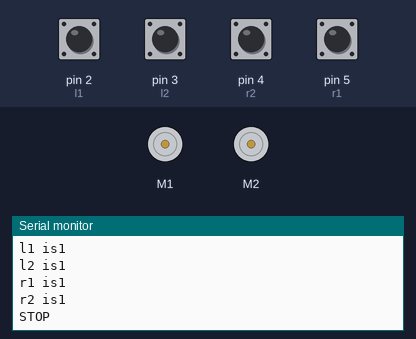
Simulated run of this sketch. Board: Arduino Uno, built with avr-gcc and run on an emulated ATmega328P. On the bench: 2 × DC motor (green arrow = forward, orange = backward, longer = faster), the last lines printed to the serial monitor. The inputs (shaded band) are chosen by the test bench; at power-on: pin 2 (l1), pin 3 (l2), pin 4 (r2), pin 5 (r1) HIGH.

Above: at 1.2 s.
1.3 s: pin 2 (l1) pulled LOW for 1 s
At 1.8 s:
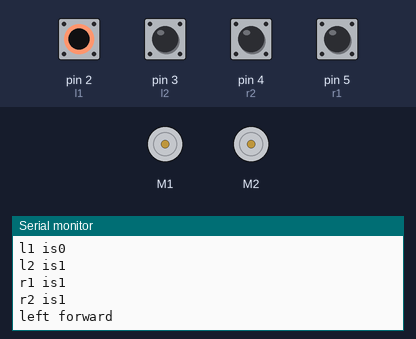
3.8 s: pin 3 (l2) pulled LOW for 1 s
6.3 s: pin 4 (r2) pulled LOW for 1 s
At 6.9 s:
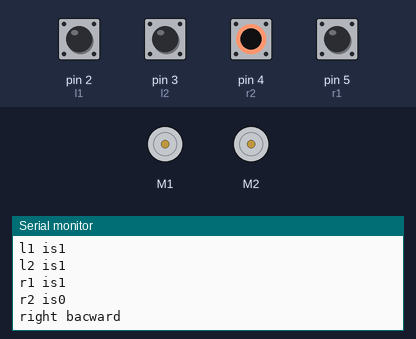
8.8 s: pin 5 (r1) pulled LOW for 1 s
At 9.6 s:
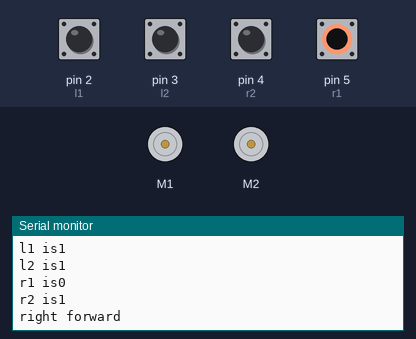

Measured:
- after the input at 1.3 s, the serial monitor: prints a new line after 0.25 s (image 1)
- after the input at 6.3 s, the serial monitor: prints a new line after 0.26 s (image 2)
- after the input at 8.8 s, the serial monitor: prints a new line after 0.25 s (image 3)

The sketch:

manual_motors.ino
```cpp
#include <Bounce2.h>
#include <DualVNH5019MotorShield.h>


//THESE ARE REMAPPED PIN CONFIGURATIONS.
#define en1d 6
#define m1ina 7
#define m1inb 8
#define m1pwm 9           //pwm pins are fixed
#define m2pwm 10          //these pins cant be changed
#define m2ina 11
#define m2inb 12
#define en2d 13

#define cs1 A0
#define cs2 A1


/*
   THESE ARE ORIGINAL DEFAULT PIN CONFIGURATIONS
   THEY ARE HERE JUST FOR REFERENCE
  #define m1ina 2
  #define m1inb 4
  #define en1d 6
  #define cs1 a0
  #define m2ina 7
  #define m2inb 8
  #define en2d 12
  #define cs2 a1
  #define m1pwm 9
  #define m2pwm 10
*/


DualVNH5019MotorShield hound (m1ina, m1inb, en1d, cs1, m2ina, m2inb, en2d, cs2);

#define l1 2
#define l2 3
#define r2 4
#define r1 5


Bounce debouncer1 = Bounce();
Bounce debouncer2 = Bounce();
Bounce debouncer3 = Bounce();
Bounce debouncer4 = Bounce();


int a;

/*void //stopIfFault()
  {
  if (hound.getM1Fault())
  {
    Serial.println("M1 fault");
    while (1);
  }
  if (hound.getM2Fault())
  {
    Serial.println("M2 fault");
    while (1);
  }
  }*/


void setup()
{
  pinMode(l1, INPUT_PULLUP);
  debouncer1.attach(l1);
  debouncer1.interval(5); // interval in ms
  pinMode(l2, INPUT_PULLUP);
  debouncer2.attach(l2);
  debouncer2.interval(5); // interval in ms
  pinMode(r1, INPUT_PULLUP);
  debouncer3.attach(r1);
  debouncer3.interval(5); // interval in ms
  pinMode(r2, INPUT_PULLUP);
  debouncer4.attach(r2);
  debouncer4.interval(5); // interval in ms

  /* pinMode( m1ina, OUTPUT);
    pinMode( m1inb , OUTPUT);
    pinMode( m2ina , OUTPUT);
    pinMode( m2inb , OUTPUT);
    pinMode( m1pwm , OUTPUT);
    pinMode( m2pwm , OUTPUT);*/
  Serial.begin(9600);
}

void loop()
{
  debouncer1.update();
  debouncer2.update();
  debouncer3.update();
  debouncer4.update();

  int lf = debouncer1.read();
  int lb = debouncer2.read();
  int rf = debouncer3.read();
  int rb = debouncer4.read();

  Serial.print("l1 is");
  Serial.println(lf);
  Serial.print("l2 is");
  Serial.println(lb);
  Serial.print("r1 is");
  Serial.println(rf);
  Serial.print("r2 is");
  Serial.println(rb);


  if (lf == 0 && lb == 1 && rf == 0 && rb == 1)
  {
    hound.setM1Speed(a);
    hound.setM2Speed(a);
    //stopIfFault();
    Serial.println("Both forward");
    Serial.println(" M1 current=");
    Serial.println(hound.getM1CurrentMilliamps());
    Serial.println(" M2 current=");
    Serial.println(hound.getM2CurrentMilliamps());
    Serial.println("-------------------");
  }

  if (lf == 1 && lb == 0 && rf == 1 && rb == 0)
  {
    hound.setM1Speed(a);
    hound.setM2Speed(a);
    //stopIfFault();
    Serial.println("Both backward");
    Serial.println(" M1 current=");
    Serial.println(hound.getM1CurrentMilliamps());
    Serial.println(" M2 current=");
    Serial.println(hound.getM2CurrentMilliamps());
    Serial.println("-------------------");
  }

  if (lf == 0 && lb == 1 && rf == 1 && rb == 1)
  {
    hound.setM1Speed(a);
    hound.setM2Speed(0);
    //stopIfFault();
    Serial.println("left forward");
    Serial.println(" M1 current=");
    Serial.println(hound.getM1CurrentMilliamps());
    Serial.println(" M2 current=");
    Serial.println(hound.getM2CurrentMilliamps());
    Serial.println("-------------------");
  }

  if (lf == 1 && lb == 0 && rf == 1 && rb == 1)
  {
    hound.setM1Speed(-a);
    hound.setM2Speed(0);
    //stopIfFault();
    Serial.println("left bacward");
    Serial.println(" M1 current=");
    Serial.println(hound.getM1CurrentMilliamps());
    Serial.println(" M2 current=");
    Serial.println(hound.getM2CurrentMilliamps());
    Serial.println("-------------------");
  }
  if (lf == 1 && lb == 1 && rf == 0 && rb == 1)
  {
    hound.setM1Speed(0);
    hound.setM2Speed(a);
    //stopIfFault();
    Serial.println("right forward");
    Serial.println(" M1 current=");
    Serial.println(hound.getM1CurrentMilliamps());
    Serial.println(" M2 current=");
    Serial.println(hound.getM2CurrentMilliamps());
    Serial.println("-------------------");
  }

  if (lf == 1 && lb == 1 && rf == 1 && rb == 0)
  {
    hound.setM1Speed(0);
    hound.setM2Speed(-a);
    //stopIfFault();
    Serial.println("right bacward");
    Serial.println(" M1 current=");
    Serial.println(hound.getM1CurrentMilliamps());
    Serial.println(" M2 current=");
    Serial.println(hound.getM2CurrentMilliamps());
    Serial.println("-------------------");
  }

  if (lf == 1 && lb == 0 && rf == 0 && rb == 1)
  {
    hound.setM1Speed(-a);
    hound.setM2Speed(a);
    //stopIfFault();
    Serial.println("RF about turn");
    Serial.println(" M1 current=");
    Serial.println(hound.getM1CurrentMilliamps());
    Serial.println(" M2 current=");
    Serial.println(hound.getM2CurrentMilliamps());
    Serial.println("-------------------");
  }

  if (lf == 0 && lb == 1 && rf == 1 && rb == 0)
  {
    hound.setM1Speed(a);
    hound.setM2Speed(-a);
    //stopIfFault();
    Serial.println("LF about turn");
    Serial.println(" M1 current=");
    Serial.println(hound.getM1CurrentMilliamps());
    Serial.println(" M2 current=");
    Serial.println(hound.getM2CurrentMilliamps());
    Serial.println("-------------------");
  }

  if (lf == 1 && lb == 1 && rf == 1 && rb == 1)
  {
    hound.setBrakes(a, a);
    // hound.setM2Speed(0);
    //stopIfFault();
    Serial.println("STOP");
    Serial.println(" M1 current=");
    Serial.println(hound.getM1CurrentMilliamps());
    Serial.println(" M2 current=");
    Serial.println(hound.getM2CurrentMilliamps());
    Serial.println("-------------------");
  }
}
```
